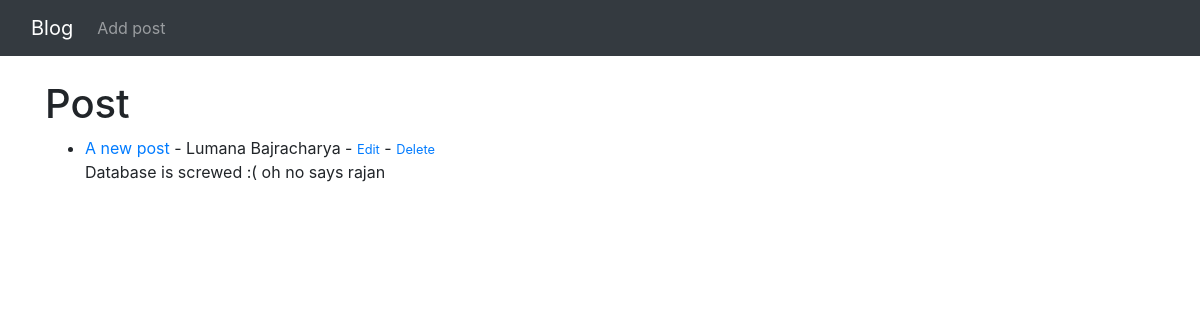
/, run on an earlier commit of the app's database.
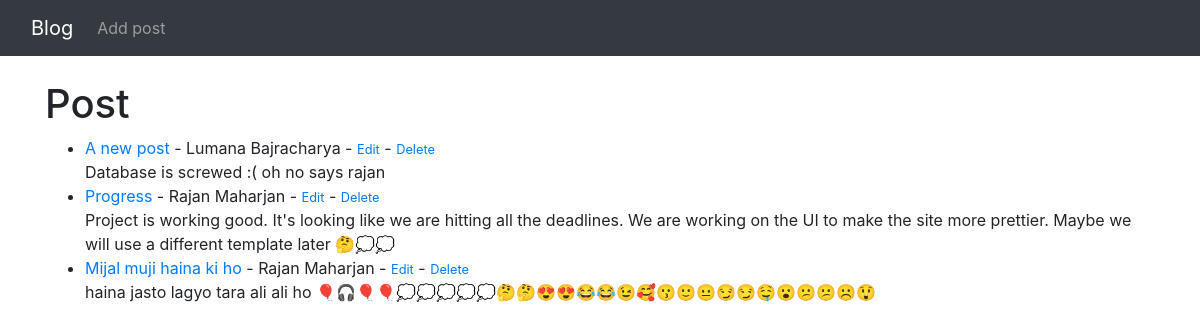
And on a later commit of the database.
### blog/models.py (models this page shows, shortened)
class Post(models.Model):
    title = models.CharField(max_length=225)
    title_tag = models.CharField(max_length=255)
    author = models.ForeignKey(User, on_delete=models.CASCADE)
    body = models.TextField()

### blog/views.py (the view)
# urls.py: path('', HomeView.as_view(), name='home'),
class HomeView(ListView):
    model = Post
    template_name = 'home.html'

### blog/templates/home.html
{% extends "base.html" %}
{% block content %}
<h1>Post</h1>
<ul>
    {% for post in object_list %}
    <li>
        <a href="{% url 'article-details' post.pk %}">{{ post.title }}</a>
        - {{ post.author.first_name }} {{ post.author.last_name }}
        - <small><a href="{% url 'edit-post' post.pk %}">Edit</a></small>
        - <small><a href="{% url 'delete-post' post.pk %}">Delete</a></small>
        <br>
        {{ post.body }}
    </li>
    {% endfor %}
</ul>
{% endblock content %}

What changed in the data, as far as the page shows it:
added Post: title "Progress", author.first_name "Rajan", author.last_name "Maharjan", body "Project is working good. It's looking like we are hitting all the deadlines. We are working on the UI to make the site more prettier. Maybe we will use a different template later 🤔💭💭"
added Post: title "Mijal muji haina ki ho", author.first_name "Rajan", author.last_name "Maharjan", body "haina jasto lagyo tara ali ali ho 🎈🎧🎈🎈💭💭💭💭💭🤔🤔😍😍😂😂😉🥰😗🙂😐😏😏🤤😮😕😕☹️😲"
